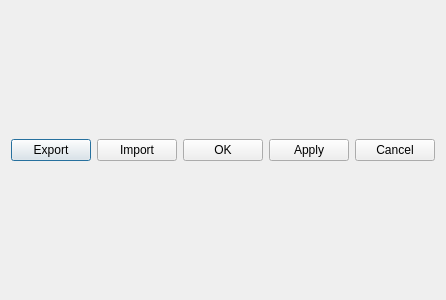
<?xml version="1.0" encoding="UTF-8"?>
<ui version="4.0">
 <class>ParaTabViewer</class>
 <widget class="QDialog" name="ParaTabViewer">
  <property name="geometry">
   <rect>
    <x>0</x>
    <y>0</y>
    <width>425</width>
    <height>300</height>
   </rect>
  </property>
  <property name="windowTitle">
   <string>Table Viewer</string>
  </property>
  <layout class="QGridLayout" name="gridLayout">
   <item row="1" column="0">
    <layout class="QHBoxLayout" name="horizontalLayout">
     <item>
      <spacer name="horizontalSpacer">
       <property name="orientation">
        <enum>Qt::Horizontal</enum>
       </property>
       <property name="sizeHint" stdset="0">
        <size>
         <width>40</width>
         <height>20</height>
        </size>
       </property>
      </spacer>
     </item>
     <item>
      <widget class="QPushButton" name="out_exportButton">
       <property name="text">
        <string>Export</string>
       </property>
      </widget>
     </item>
     <item>
      <widget class="QPushButton" name="out_importButton">
       <property name="text">
        <string>Import</string>
       </property>
      </widget>
     </item>
     <item>
      <widget class="QPushButton" name="out_OKButton">
       <property name="text">
        <string>OK</string>
       </property>
      </widget>
     </item>
     <item>
      <widget class="QPushButton" name="out_applyButton">
       <property name="text">
        <string>Apply</string>
       </property>
      </widget>
     </item>
     <item>
      <widget class="QPushButton" name="out_cancelButton">
       <property name="text">
        <string>Cancel</string>
       </property>
      </widget>
     </item>
    </layout>
   </item>
   <item row="0" column="0">
    <layout class="QGridLayout" name="tabLayout"/>
   </item>
  </layout>
 </widget>
 <resources/>
 <connections/>
</ui>
